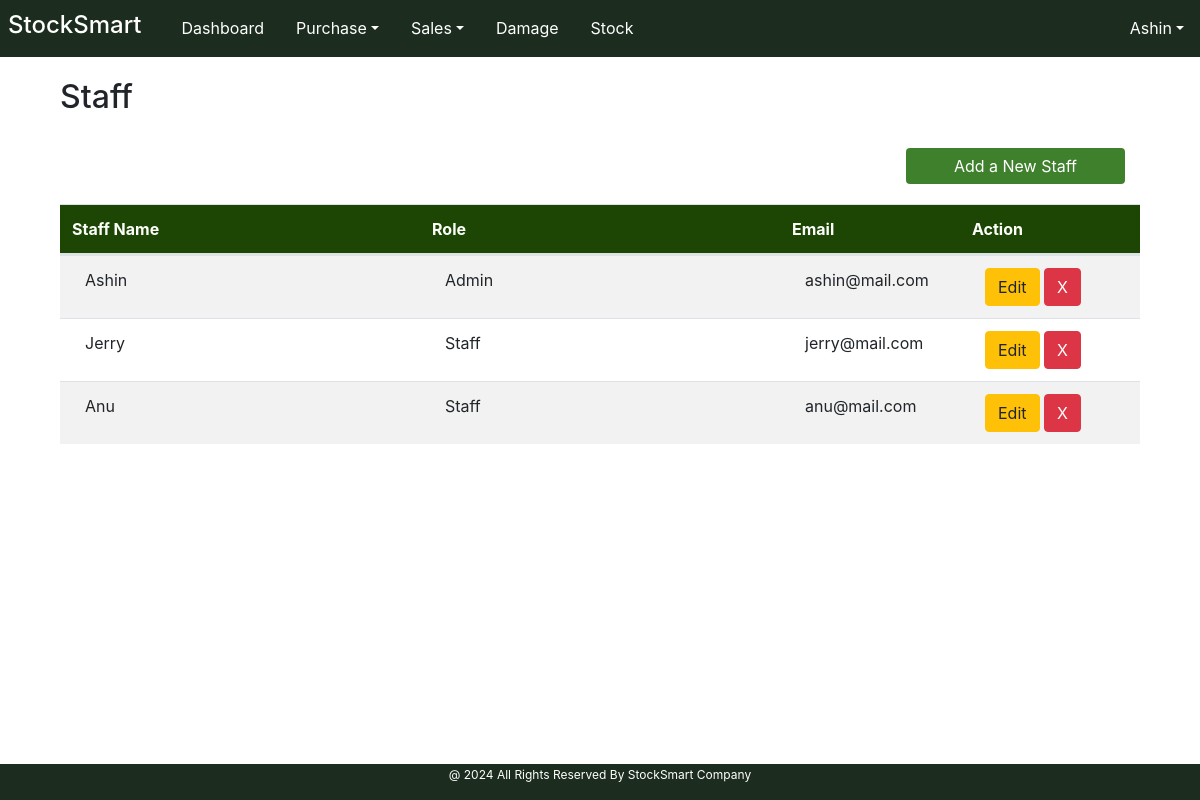
Page /Core/staff_pg/ (signed in) on the earlier database version.
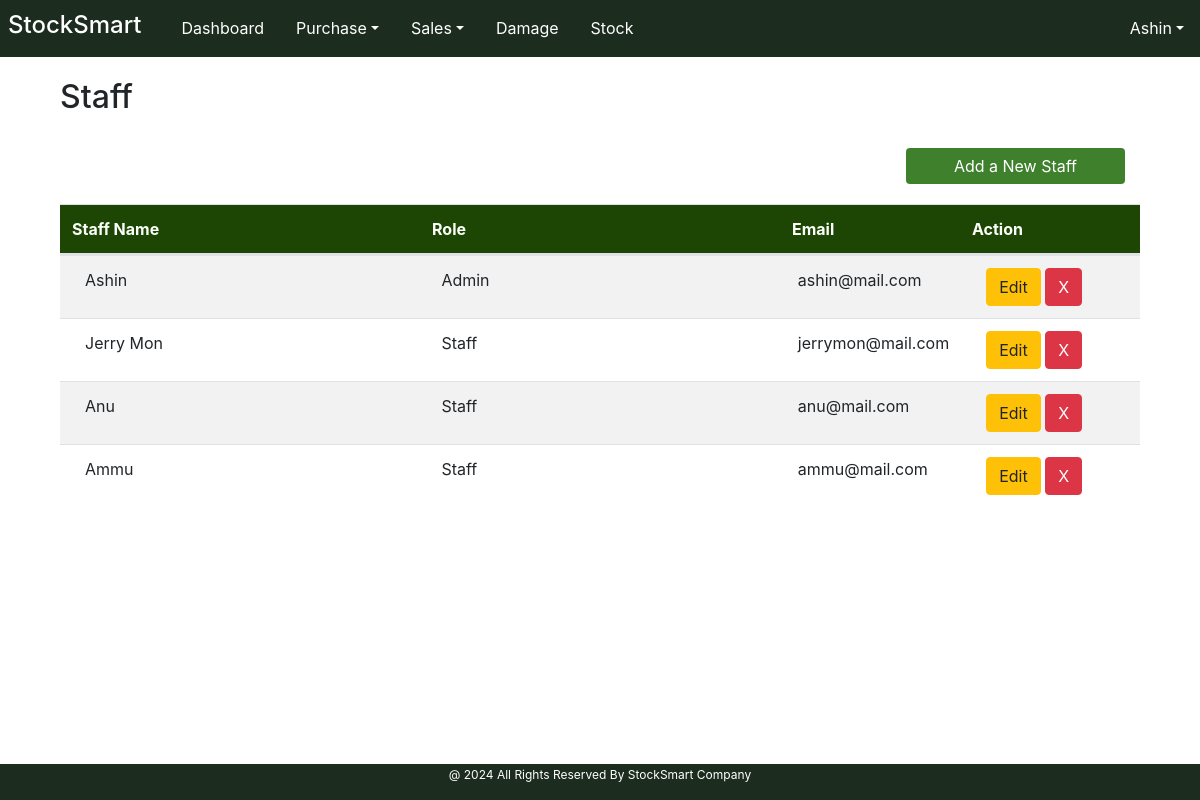
Same page on the later database version.
### User/models.py (models this page shows)
class User(AbstractUser):
    MY_ROLES =[
        ('Admin','Admin'),
        ('Staff','Staff'),
    ]
    role = models.CharField(max_length=50, choices=MY_ROLES)

### Core/views.py (the view, shortened to what this page needs)
# urls.py: path('staff_pg/', views.staff_pg, name="staff_pg"),
@admin_required
def staff_pg(request):
    base_template = 'user/Index.html' if request.user.role == "Admin" else 'user/staff_index.html'
    staff_data = User.objects.all()
    return render(request, "core/staff.html", {'staff_data': staff_data, 'base_template': base_template})

### templates/core/staff.html (shortened to what this page needs)
<!DOCTYPE html>
{% extends base_template %}
{% load static %}
{% block content %}
<html lang="en">
<head>
    <link href="https://maxcdn.bootstrapcdn.com/bootstrap/4.5.2/css/bootstrap.min.css" rel="stylesheet">
    <link href="{% static 'assets/style.css' %}" rel="stylesheet">
</head>
<body>
<div class="navheight"></div>
<br><br>
<div class="container">
    <div class="row">
        <div class="col">
        <div class="col">
            <h2>Staff</h2>
            <br>
            <div class="col-12" style="text-align: right;">
                <button type="button" class="btn btn-success px-5" data-toggle="modal" data-target="#myModalnew" style="margin-bottom: 20px;">
                    Add a New Staff
                </button>
            </div>
            <table class="table table-hover ">
                <thead class="">
                    <tr>
                        <th class="headerx col-4" scope="col">Staff Name</th>
                        <th class="headerx col-4" scope="col">Role</th>
                        <th class="headerx col-2" scope="col">Email</th>
                        <th class="headerx col-2" scope="col">Action</th>
                    </tr>
                </thead>
                </table>
                <div class="" style="height: 60vh; overflow: auto;">
                <table  class="table table-hover table-striped" >
                    <tbody id="staffTable">
                {% for i in staff_data %}
                <tr>
                    <td class="col-4" style="padding-left: 25px;">{{ i.username }}</td>
                    <td class="col-4" style="padding-left: 25px;">{{ i.role }}</td>
                    <td class="col-2" style="padding-left: 25px;">{{ i.email }}</td>
                    <td class="col-2" style="padding-left: 25px;">
                        <button type="button" class="btn btn-warning" data-toggle="modal" data-target="#myModal22" onclick="editStaff('{{ i.id }}', '{{ i.username }}', '{{ i.role }}', '{{ i.password }}', '{{ i.email }}')">
                            Edit
                        </button>
                        <a href="{% url 'deletestaff' Did=i.id %}">
                            <button type="button" class="btn btn-danger">
                                X
                            </button>
                        </a>
                    </td>
                </tr>
                {% endfor %}
                    </tbody>
            </table>
        </div>
    </div>
</div>
</div>
</div>
</body>
</html>
{% endblock %}

### templates/user/Index.html (shortened to what this page needs)
<!DOCTYPE html>
{%load static%}
<html lang="en">
<head>
    <link href="https://maxcdn.bootstrapcdn.com/bootstrap/4.5.2/css/bootstrap.min.css" rel="stylesheet">
    <link href="https://cdnjs.cloudflare.com/ajax/libs/font-awesome/6.0.0-beta3/css/all.min.css" rel="stylesheet">
    <link href="{% static 'assets/style.css' %}" rel="stylesheet">
</head>
<body>
<nav class="navbar navbar-expand-lg bg-success fixed-top">
    <h3 class="navbar-brand px-2" style="color:FFB533 !important;">StockSmart </h3>
        <div class=" collapse navbar-collapse my-0 justify-content-center" id="navbarNav" style="text-align: center;">
            <ul class="navbar-nav">
                <li id="homeBtn" class="nav-item ">
                    <a  class="nav-link" href="{% url 'index' %}">Dashboard</a>
                </li>
                <li class=" nav-item dropdown">
                    <a class="nav-link dropdown-toggle" href="#" id="navbarPurchaseDropdown" role="button" data-toggle="dropdown" aria-haspopup="true" aria-expanded="false">Purchase</a>
                </li>
                <li class="nav-item dropdown">
                    <a class="nav-link dropdown-toggle" href="#" id="navbarSalesDropdown" role="button" data-toggle="dropdown" aria-haspopup="true" aria-expanded="false">Sales</a>
                </li>
                <li id="navbarDamageDropdown" class="nav-item ">
                    <a  class="nav-link" href="{% url 'damage' %}">Damage</a>
                </li>
                <li id="navbarStockDropdown" class="nav-item ">
                    <a  class="nav-link" href="{% url 'stock_list' %}">Stock</a>
                </li>
            </ul>
                    <ul class="navbar-nav ml-auto">
                        <li class="nav-item dropdown">
                            <a class="nav-link dropdown-toggle" href="#" id="navbarUserDropdown" role="button" data-toggle="dropdown" aria-haspopup="true" aria-expanded="false">{{ user.username }}</a>
                        </li>
                    </ul>
                </div>
</nav>
{% block content %}{% endblock %}
<div class="footer bg-success">
    <p>@ 2024 All Rights Reserved By StockSmart Company</p>
</div>
</body>
</html>

### static/assets/style.css (style rules this page uses)
.nav-item { border-bottom: 1px solid #1C2C1E; }
.alert-success, .bg-success, .text-success, .border-success { background-color: #1C2C1E !important; color: #ffffff !important; border-color: #your-border-color !important; }
body { overflow-x: hidden; height: 95vh; margin-bottom: 20px; }
a { text-decoration: none !important; }
table { margin-bottom: 0px !important; }
.navheight { height: 30px; }
.navbar { padding: 0Px !important; }
.nav-item { padding: .5rem .5rem; }
.navbar-brand { font-size: 1.5rem !important; }
.navbar a { color: #ffffff !important; text-decoration: none !important; }
.navbar a:active, { border-color: #your-new-active-border-color; color: #FFCC7B !important; }
.btn-success { background-color: #3F802D !important; color: #ffffff !important; border: none !important; border-color: #your-border-color !important; }
.headerx { background-color: rgb(29, 70, 4) !important; color: #fdfffa !important; }
td { background: rgba(227, 255, 227, 0) !important; }
th { background:rgba(227, 255, 227, 0) !important; }
.footer { position: fixed; left: 0; bottom: 0px; width: 100%; color: white; text-align: center; padding-top : 2px; font-size: 12px; }
ul { padding-left: 0; list-style-type: none; margin-bottom: 0; }
li { padding-top: 3px; }

Differences in the rows shown:
changed User: username "Jerry" → "Jerry Mon"; email "jerry@mail.com" → "jerrymon@mail.com"
added User: username "Ammu", role "Staff", email "ammu@mail.com"
